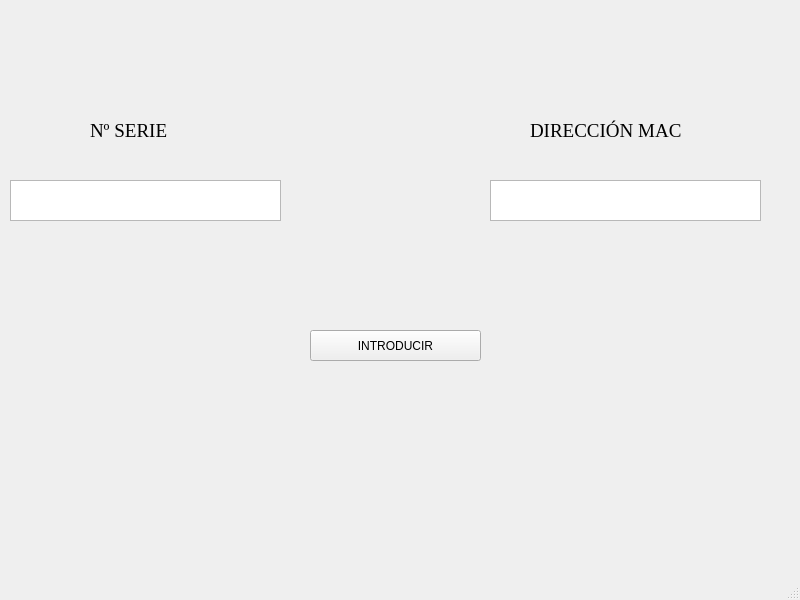
<?xml version="1.0" encoding="UTF-8"?>
<ui version="4.0">
 <class>MainWindow</class>
 <widget class="QMainWindow" name="MainWindow">
  <property name="geometry">
   <rect>
    <x>0</x>
    <y>0</y>
    <width>800</width>
    <height>600</height>
   </rect>
  </property>
  <property name="windowTitle">
   <string>MainWindow</string>
  </property>
  <widget class="QWidget" name="centralwidget">
   <widget class="QLabel" name="label">
    <property name="geometry">
     <rect>
      <x>90</x>
      <y>100</y>
      <width>171</width>
      <height>61</height>
     </rect>
    </property>
    <property name="font">
     <font>
      <family>Times New Roman</family>
      <pointsize>14</pointsize>
     </font>
    </property>
    <property name="text">
     <string>Nº SERIE</string>
    </property>
   </widget>
   <widget class="QLabel" name="label_2">
    <property name="geometry">
     <rect>
      <x>530</x>
      <y>100</y>
      <width>331</width>
      <height>61</height>
     </rect>
    </property>
    <property name="font">
     <font>
      <family>Times New Roman</family>
      <pointsize>14</pointsize>
     </font>
    </property>
    <property name="text">
     <string>DIRECCIÓN MAC</string>
    </property>
   </widget>
   <widget class="QTextEdit" name="textEdit">
    <property name="geometry">
     <rect>
      <x>10</x>
      <y>180</y>
      <width>271</width>
      <height>41</height>
     </rect>
    </property>
    <property name="html">
     <string>&lt;!DOCTYPE HTML PUBLIC &quot;-//W3C//DTD HTML 4.0//EN&quot; &quot;http://www.w3.org/TR/REC-html40/strict.dtd&quot;&gt;
&lt;html&gt;&lt;head&gt;&lt;meta name=&quot;qrichtext&quot; content=&quot;1&quot; /&gt;&lt;style type=&quot;text/css&quot;&gt;
p, li { white-space: pre-wrap; }
&lt;/style&gt;&lt;/head&gt;&lt;body style=&quot; font-family:'MS Shell Dlg 2'; font-size:7.8pt; font-weight:400; font-style:normal;&quot;&gt;
&lt;p style=&quot;-qt-paragraph-type:empty; margin-top:0px; margin-bottom:0px; margin-left:0px; margin-right:0px; -qt-block-indent:0; text-indent:0px;&quot;&gt;&lt;br /&gt;&lt;/p&gt;&lt;/body&gt;&lt;/html&gt;</string>
    </property>
   </widget>
   <widget class="QTextEdit" name="textEdit_2">
    <property name="geometry">
     <rect>
      <x>490</x>
      <y>180</y>
      <width>271</width>
      <height>41</height>
     </rect>
    </property>
   </widget>
   <widget class="QPushButton" name="pushButton">
    <property name="geometry">
     <rect>
      <x>310</x>
      <y>330</y>
      <width>171</width>
      <height>31</height>
     </rect>
    </property>
    <property name="text">
     <string>INTRODUCIR</string>
    </property>
   </widget>
  </widget>
  <widget class="QMenuBar" name="menubar">
   <property name="geometry">
    <rect>
     <x>0</x>
     <y>0</y>
     <width>800</width>
     <height>26</height>
    </rect>
   </property>
  </widget>
  <widget class="QStatusBar" name="statusbar"/>
 </widget>
 <resources/>
 <connections/>
</ui>
